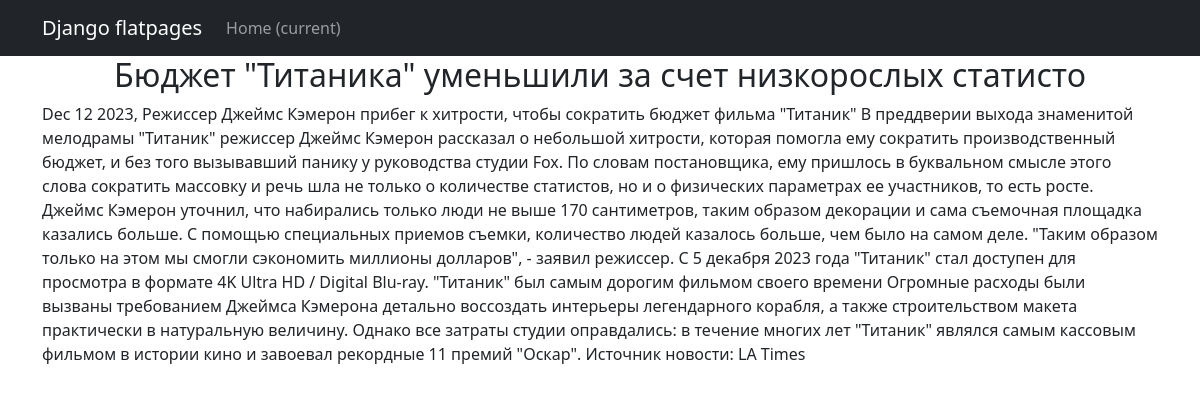
Page /news/20 on the committed database.
### news/models.py (models this page shows, shortened)
class Post(models.Model, Grade):
    note = models.CharField(max_length=2, choices=NOTES, default=news)
    time_to_create = models.DateTimeField(auto_now_add=True)
    time_to_update = models.DateTimeField(auto_now=True)
    header = models.CharField(max_length=56)
    text = models.TextField()
    rating = models.IntegerField(default=0)
    author = models.ForeignKey('Author', on_delete=models.CASCADE)
    categories = models.ManyToManyField('Category', through='PostCategory')

### news/views.py (the view)
# urls.py: path('<int:pk>', NewsDetail.as_view(), name='news_detail'),
class NewsDetail(DetailView):
    model = Post
    template_name = 'news_detail.html'
    context_object_name = 'news'

### news/templatetags/censor_filters.py (called while the page is built)
@register.filter()
def censor_filter(cens_str: str) -> str:
    try:
        if not isinstance(cens_str, str):
            raise ValueError
        cens_str_low = cens_str.lower()
        for word in censor_tuple:
            if word in cens_str_low:
                word_v = f"{word[0]}{'*'*(len(word)-1)}"
                for _ in range(cens_str_low.count(word)):
                    word_i = cens_str_low.index(word)
                    word_cens_str = cens_str[word_i:(word_i+len(word))]
                    cens_str = cens_str.replace(word_cens_str, word_v)
                    cens_str_low = cens_str.lower()
    except ValueError:
        print('Censor filter is used with str obj!')
    return cens_str

### templates/news_detail.html (shortened to what this page needs)
{% extends 'flatpages/default.html' %}
{% load censor_filters %}
{% block content %}
  <h2 style="text-align: center">{{ news.header|censor_filter }}</h2>
  <p>{{ news.time_to_update|date:'M d Y' }}, {{ news.text|censor_filter }}</p>
{% endblock content %}

### rows in the picture
Post: header|censor_filter "Бюджет \"Титаника\" уменьшили за счет низкорослых статисто", time_to_update "Dec 12 2023", text|censor_filter "Режиссер Джеймс Кэмерон прибег к хитрости, чтобы сократить бюджет фильма \"Титаник\" В преддверии выхода знаменитой мелодрамы \"Титаник\" режиссер Джеймс Кэмерон рассказал о небольшой хитрости, которая помогла ему сократить производственный бюджет, и без того вызывавший панику у руководства студии Fox. По словам постановщика, ему пришлось в буквальном смысле этого слова сократить массовку и речь шла не только о количестве статистов, но и о физических параметрах ее участников, то есть росте. Джеймс Кэмерон уточнил, что набирались только люди не выше 170 сантиметров, таким образом декорации и сама съемочная площадка казались больше. С помощью специальных приемов съемки, количество людей казалось…"
